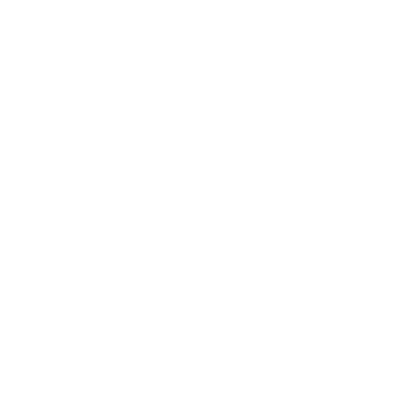
Frame 1 (no input)
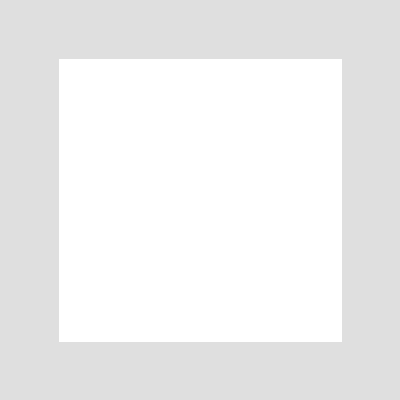
Frame 60 (no input)
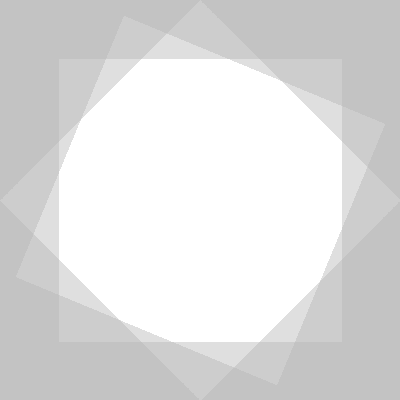
Frame 120 (the mouse pressed at the canvas centre since frame 60)

The p5.js sketch that drew these frames (run headless with seeded random() and noise() and a simulated clock; from frame 60 on, the mouse is pressed at the canvas centre):

// p5.js sketch
// ── sketch.js
const WIDTH = 400;
const HEIGHT = 400;

const angles = [];
const sequence = [
	0,
	Math.PI / 4,
	Math.PI / 8,
	3 * Math.PI /8,
	Math.PI / 16,
	5 * Math.PI / 16,
	3 * Math.PI / 16,
	7 * Math.PI / 16,
	Math.PI / 32,
	9 * Math.PI / 32,
	3 * Math.PI / 32,
	11 * Math.PI / 32,
	5 * Math.PI / 32,
	13 * Math.PI / 32,
	7 * Math.PI / 32,
	15 * Math.PI / 32,
	Math.PI / 64,
	17 * Math.PI / 64,
	3 * Math.PI / 64,
	19 * Math.PI / 64,
	5 * Math.PI / 64,
	21 * Math.PI / 64,
	7 * Math.PI / 64,
	23 * Math.PI / 64,
	9 * Math.PI / 64,
	25 * Math.PI / 64,
	11 * Math.PI / 64,
	27 * Math.PI / 64,
	13 * Math.PI / 64,
	29 * Math.PI / 64,
	15 * Math.PI / 64,
	31 * Math.PI / 64,
];

function setup() {
	createCanvas(WIDTH, HEIGHT);
	background(0);
}

function draw() {
	if (frameCount % 30 === 0) {
		if (frameCount / 30 - 1 >= sequence.length) {
			return;
		}
		angles.push(sequence[frameCount / 30 - 1])
	}
	if (frameCount % 30 === 1) {
		noStroke();
		loadPixels();
		const d = pixelDensity();
		for (let i = 0; i < d; i++) {
			for (let j = 0; j < d; j++) {
				for (let x = 0; x < WIDTH; x++) {
					for (let y = 0; y < HEIGHT; y++) {
						let color = 255;
						for (let angle of angles) {
							if (
								Math.abs((x - WIDTH/2) * Math.cos(angle) + (y - HEIGHT/2) * Math.sin(angle)) > Math.sqrt(2)*WIDTH/4 ||
								Math.abs((y - HEIGHT/2) * Math.cos(angle) - (x - WIDTH/2) * Math.sin(angle)) > Math.sqrt(2)*HEIGHT/4) {
								color /= 1.17;
							}
						}
						const index = 4 * ((y * d + j) * WIDTH * d + (x * d + i));

						pixels[index] = color;
						pixels[index+1] = color;
						pixels[index+2] = color;
						pixels[index+3] = color;
					}
				}
			}
		}
		updatePixels();
	}
}
